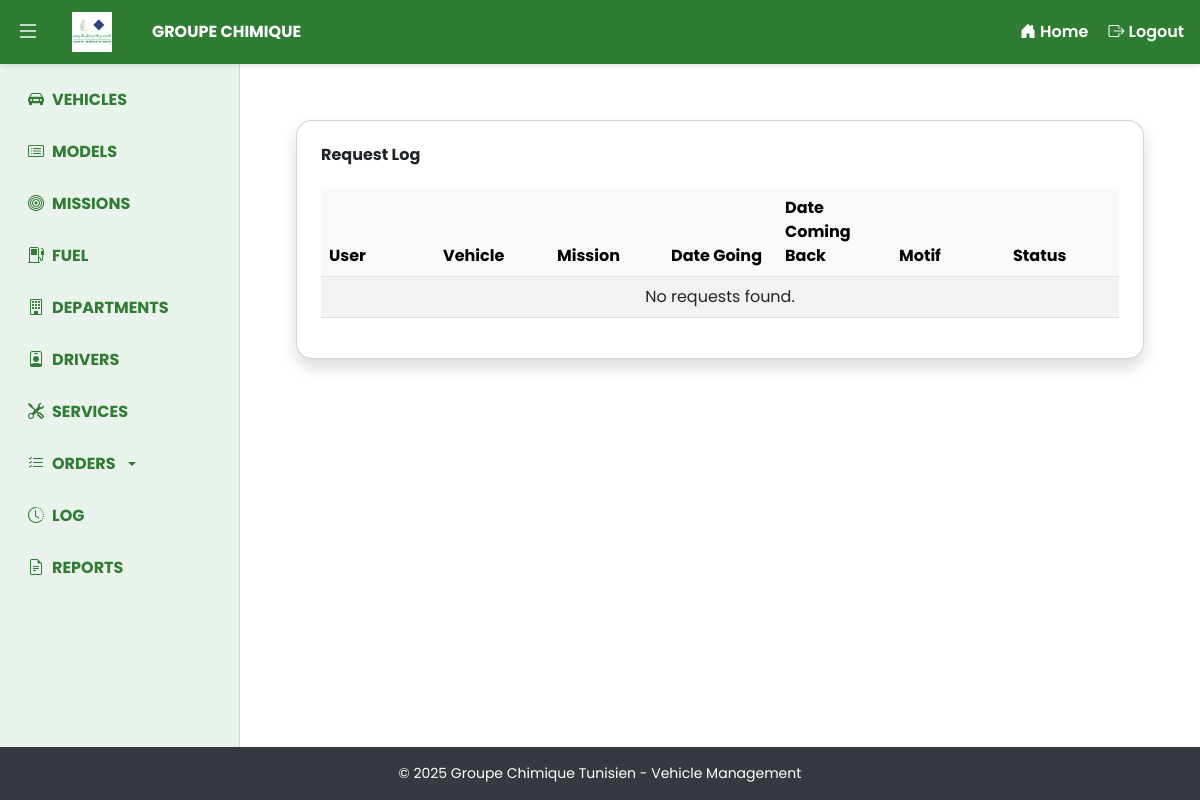
Before: /vehicles/trip-requests/log/ (signed in) with the older database file.
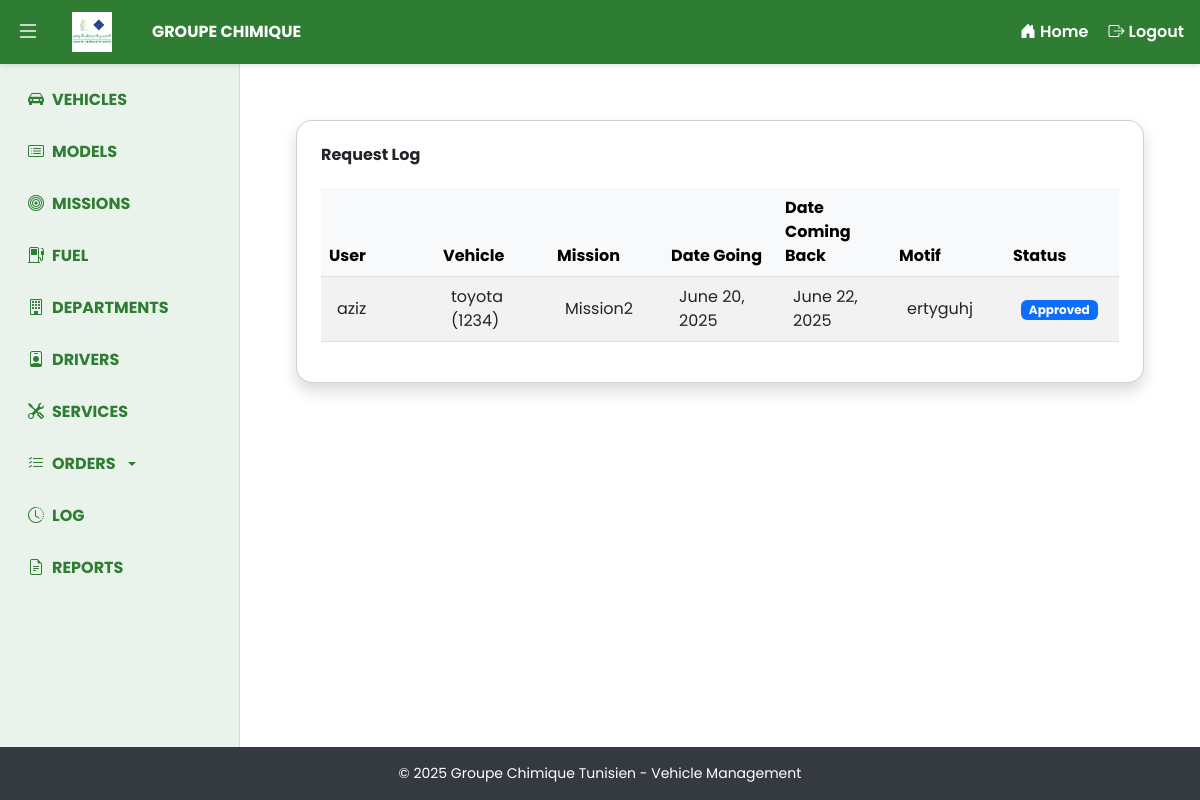
After: the same page with the newer database file.
### vehicles/models.py (models this page shows, shortened)
class MissionOrder(models.Model):
    STATUS_CHOICES = [
        ('pending', 'Pending'),
        ('approved', 'Approved'),
        ('in_trip', 'In Trip'),
        ('reported', 'Reported'),
        ('trip_ended', 'Trip Ended'),
        ('rejected', 'Rejected'),
    ]
    user = models.ForeignKey(settings.AUTH_USER_MODEL, on_delete=models.CASCADE)
    vehicle = models.ForeignKey(Vehicle, on_delete=models.SET_NULL, null=True, blank=True)
    mission = models.ForeignKey(Mission, on_delete=models.CASCADE)
    date_going = models.DateField()
    date_coming_back = models.DateField()
    motif = models.TextField()
    destination = models.CharField(max_length=255, blank=True, null=True)
    status = models.CharField(max_length=10, choices=STATUS_CHOICES, default='pending')
    fuel_used = models.DecimalField(max_digits=6, decimal_places=2, null=True, blank=True)
    file = models.FileField(upload_to='mission_files/', null=True, blank=True)
    created_at = models.DateTimeField(auto_now_add=True)
    region = models.CharField(max_length=20, choices=REGION_CHOICES, blank=True, null=True)

class Vehicle(models.Model):
    STATUS_CHOICES = [
        ('free', 'Free'),
        ('in_use', 'In Use'),
    ]
    model = models.ForeignKey(VehicleModel, on_delete=models.CASCADE)
    year = models.PositiveIntegerField()
    license_plate = models.CharField(max_length=20, unique=True)
    status = models.CharField(max_length=10, choices=STATUS_CHOICES, default='free')
    horsepower = models.PositiveIntegerField(null=True, blank=True)
    mileage = models.PositiveIntegerField(null=True, blank=True)
    date_bought = models.DateField(null=True, blank=True)
    fuel_card = models.ForeignKey('FuelCard', on_delete=models.SET_NULL, null=True, blank=True)
    department = models.ForeignKey('Department', on_delete=models.SET_NULL, null=True, blank=True)
    region = models.CharField(max_length=20, choices=REGION_CHOICES, blank=True, null=True)
    def __str__(self):
        return f" {self.model} ({self.license_plate})"

class VehicleModel(models.Model):
    name = models.CharField(max_length=100, unique=True)
    region = models.CharField(max_length=20, choices=REGION_CHOICES, blank=True, null=True)
    def __str__(self):
        return self.name

class Mission(models.Model):
    mission_type = models.CharField(max_length=100)
    region = models.CharField(max_length=20, choices=REGION_CHOICES, blank=True, null=True)
    def __str__(self):
        return self.mission_type

### accounts/models.py (models this page shows, shortened)
class CustomUser(AbstractUser):
    ROLE_CHOICES = (
        ('admin', 'Admin'),
        ('employee', 'Employee'),
        ('manager', 'Manager'),
    )
    REGION_CHOICES = (
        ('Sfax', 'Sfax'),
        ('Tunisia', 'Tunisia'),
        ('Gabes', 'Gabes'),
        ('Gafsa', 'Gafsa'),
    )
    region = models.CharField(max_length=20, choices=REGION_CHOICES, blank=True, null=True)
    cin = models.CharField(max_length=20, unique=False, null=True, blank=True)
    role = models.CharField(max_length=10, choices=ROLE_CHOICES, default='employee')

### vehicles/views.py (the view)
# urls.py: path('trip-requests/log/', trip_request_log_view, name='trip_request_log'),
@login_required
@user_passes_test(is_manager)
def trip_request_log_view(request):
    trip_requests = MissionOrder.objects.all()
    return render(request, 'vehicles/trip_request_log.html', {'trip_requests': trip_requests})

### vehicles/views.py (called while the page is built)
def is_manager(user):
    return user.is_authenticated and user.role == 'manager'

### vehicles/templates/vehicles/trip_request_log.html
{% extends "base.html" %}
{% block content %}
<div class="w-full mt-4 px-4">
    <div class="card shadow p-4 rounded-4 animate__animated animate__fadeInDown">
        <h2 class="mb-4 fw-bold">Request Log</h2>
        <div class="table-responsive">
            <table class="table table-striped align-middle" style="table-layout: fixed; width: 100%;">
                <thead class="table-light">
                    <tr>
                        <th>User</th>
                        <th>Vehicle</th>
                        <th>Mission</th>
                        <th>Date Going</th>
                        <th>Date Coming Back</th>
                        <th>Motif</th>
                        <th>Status</th>
                    </tr>
                </thead>
                <tbody>
                    {% for request in trip_requests %}
                    <tr>
                        <td class="px-3 py-2">{{ request.user.username }}</td>
                        <td class="px-3 py-2">{{ request.vehicle }}</td>
                        <td class="px-3 py-2">{{ request.mission }}</td>
                        <td class="px-3 py-2">{{ request.date_going }}</td>
                        <td class="px-3 py-2">{{ request.date_coming_back }}</td>
                        <td class="px-3 py-2">{{ request.motif }}</td>
                        <td class="px-3 py-2">
                            {% if request.status == 'pending' %}
                                <span class="badge bg-warning text-dark">{{ request.get_status_display }}</span>
                            {% elif request.status == 'approved' %}
                                <span class="badge bg-primary">{{ request.get_status_display }}</span>
                            {% elif request.status == 'in_trip' %}
                                <span class="badge bg-info text-dark">{{ request.get_status_display }}</span>
                            {% elif request.status == 'trip_ended' %}
                                <span class="badge bg-secondary">{{ request.get_status_display }}</span>
                            {% elif request.status == 'rejected' %}
                                <span class="badge bg-danger">{{ request.get_status_display }}</span>
                            {% else %}
                                <span class="badge bg-secondary">Unknown</span>
                            {% endif %}
                        </td>
                    </tr>
                    {% empty %}
                    <tr>
                        <td colspan="7" class="text-center">No requests found.</td>
                    </tr>
                    {% endfor %}
                </tbody>
            </table>
        </div>
    </div>
</div>
{% endblock %}

Changed rows visible on the page:
added MissionOrder: user.username "aziz", vehicle "toyota (1234)", mission "Mission2", date_going "June 20, 2025", date_coming_back "June 22, 2025", motif "ertyguhj", status "Approved"
Other visible differences:
text no longer shown: "No requests found."
